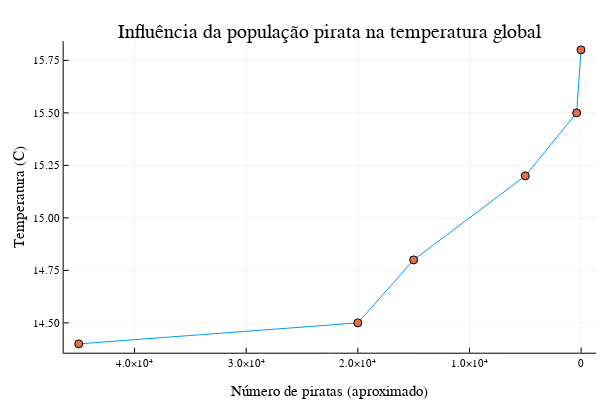

The code cell stored with this chart in its notebook:
### Code cell
# Primeiro, plotamos o gráfico

plot(piratas, temperaturas,legend=false)
scatter!(piratas, temperaturas, legend=false)

# Isso inverte o eixo x do grafico para visualizarmos melhor a mudanca de temperaturas

xflip!()

# Adicionando titulo e legendas aos eixos

xlabel!("Número de piratas (aproximado)")
ylabel!("Temperatura (C)")
title!("Influência da população pirata na temperatura global")

### Figure 1 — Plotly figure (JSON) as saved in the notebook; plotly's stock layout.template omitted (floating-point values rounded to 4 significant figures)
{"data": [{"colorbar": {"title": ""}, "legendgroup": "y1", "line": {"color": "rgba(0, 154, 250, 1.000)", "dash": "solid", "shape": "linear", "width": 1}, "mode": "lines", "name": "y1", "showlegend": true, "type": "scatter", "x": [45000, 20000, 15000, 5000, 400, 13], "xaxis": "x", "y": [14.4, 14.5, 14.8, 15.2, 15.5, 15.8], "yaxis": "y", "zmax": null, "zmin": null}, {"colorbar": {"title": ""}, "legendgroup": "y2", "marker": {"color": "rgba(227, 111, 71, 1.000)", "line": {"color": "rgba(0, 0, 0, 1.000)", "width": 1}, "size": 8, "symbol": "circle"}, "mode": "markers", "name": "y2", "showlegend": true, "type": "scatter", "x": [45000, 20000, 15000, 5000, 400, 13], "xaxis": "x", "y": [14.4, 14.5, 14.8, 15.2, 15.5, 15.8], "yaxis": "y", "zmax": null, "zmin": null}], "layout": {"annotations": [{"font": {"color": "rgba(0, 0, 0, 1.000)", "family": "sans-serif", "size": 20}, "rotation": 0, "showarrow": false, "text": "Influência da população pirata na temperatura global", "x": 0.5498, "xanchor": "center", "xref": "paper", "y": 1, "yanchor": "top", "yref": "paper"}], "height": 400, "margin": {"b": 20, "l": 0, "r": 0, "t": 20}, "paper_bgcolor": "rgba(255, 255, 255, 1.000)", "plot_bgcolor": "rgba(255, 255, 255, 1.000)", "showlegend": false, "width": 600, "xaxis": {"anchor": "y", "domain": [0.1061, 0.9934], "gridcolor": "rgba(0, 0, 0, 0.100)", "gridwidth": 0.5, "linecolor": "rgba(0, 0, 0, 1.000)", "mirror": false, "range": [46350.0, -1337.0], "showgrid": true, "showline": true, "showticklabels": true, "tickangle": 0, "tickcolor": "rgb(0, 0, 0)", "tickfont": {"color": "rgba(0, 0, 0, 1.000)", "family": "sans-serif", "size": 11}, "tickmode": "array", "ticks": "inside", "ticktext": ["0", "1.0×10⁴", "2.0×10⁴", "3.0×10⁴", "4.0×10⁴"], "tickvals": [0, 10000, 20000, 30000, 40000], "title": "Número de piratas (aproximado)", "titlefont": {"color": "rgba(0, 0, 0, 1.000)", "family": "sans-serif", "size": 15}, "type": "-", "visible": true, "zeroline": false, "zerolinecolor": "rgba(0, 0, 0, 1.000)"}, "yaxis": {"anchor": "x", "domain": [0.07581, 0.9415], "gridcolor": "rgba(0, 0, 0, 0.100)", "gridwidth": 0.5, "linecolor": "rgba(0, 0, 0, 1.000)", "mirror": false, "range": [14.36, 15.84], "showgrid": true, "showline": true, "showticklabels": true, "tickangle": 0, "tickcolor": "rgb(0, 0, 0)", "tickfont": {"color": "rgba(0, 0, 0, 1.000)", "family": "sans-serif", "size": 11}, "tickmode": "array", "ticks": "inside", "ticktext": ["14.50", "14.75", "15.00", "15.25", "15.50", "15.75"], "tickvals": [14.5, 14.75, 15, 15.25, 15.5, 15.75], "title": "Temperatura (C)", "titlefont": {"color": "rgba(0, 0, 0, 1.000)", "family": "sans-serif", "size": 15}, "type": "-", "visible": true, "zeroline": false, "zerolinecolor": "rgba(0, 0, 0, 1.000)"}}}
